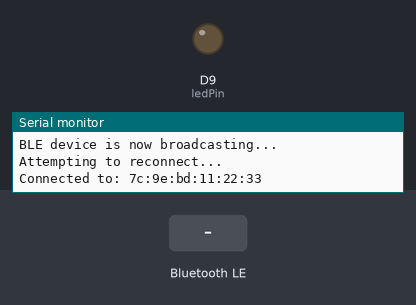
The sketch below on a simulated Arduino Nano 33 IoT. Parts: output pins drawn as LEDs (lit = HIGH), the last lines printed to the serial monitor. The inputs (shaded band) are chosen by the test bench. Nothing arrives over Bluetooth unless stated; a phone connects over Bluetooth LE 3 s after start.

Above: at 6.8 s.
6.9 s: Bluetooth LE write "1" received
At 7.5 s:
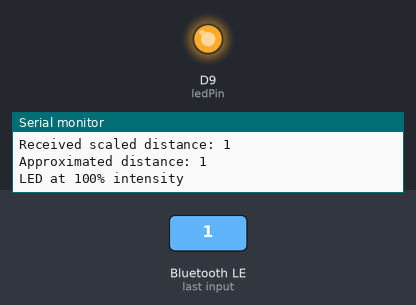
Timing chart, 0 to 9.9 s (numbered marks = the images above; inputs shaded):
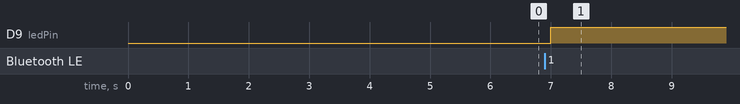

The sketch:

ParkingActuatingSystem.ino
```cpp
#include <ArduinoBLE.h>

const int ledPin = 9;
BLEService parkingService("180A"); // Defining the BLE Service
BLEUnsignedCharCharacteristic distanceChar("2A06", BLERead | BLENotify | BLEWrite); // Defining the BLE Characteristic

void setup() {
  Serial.begin(9600);
  while (!Serial);

  pinMode(ledPin, OUTPUT);

  if (!BLE.begin()) {
    Serial.println("Failed to initialize BLE!");
    while (1);
  }

  BLE.setLocalName("CarActuator");
  BLE.setAdvertisedService(parkingService);
  parkingService.addCharacteristic(distanceChar);
  BLE.addService(parkingService);

  distanceChar.writeValue(0);
  BLE.advertise();

  Serial.println("BLE device is now broadcasting...");
}

void loop() {
  BLEDevice centralDevice = BLE.central();

  if (centralDevice) {
    Serial.print("Connected to: ");
    Serial.println(centralDevice.address());

    while (centralDevice.connected()) {
      if (distanceChar.written()) {
        int receivedValue = distanceChar.value(); // This is the scaled distance
        Serial.print("Received scaled distance: ");
        Serial.println(receivedValue);

        // Map the scaled distance back to the original distance range (0 to 500 cm)
        int actualDistance = map(receivedValue, 0, 255, 0, 500);
        Serial.print("Approximated distance: ");
        Serial.println(actualDistance);

        // Set LED intensity based on the actual distance
        if (actualDistance < 5) {
          analogWrite(ledPin, 255); // 100% intensity
          Serial.println("LED at 100% intensity");
        }
        else if (actualDistance < 10) {
          analogWrite(ledPin, 191); // 75% intensity
          Serial.println("LED at 75% intensity");
        }
        else if (actualDistance < 15) {
          analogWrite(ledPin, 128); // 50% intensity
          Serial.println("LED at 50% intensity");
        }
        else if (actualDistance < 20) {
          analogWrite(ledPin, 64); // 25% intensity
          Serial.println("LED at 25% intensity");
        }
        else if (actualDistance > 30) {
          analogWrite(ledPin, 0); // LED OFF
          Serial.println("LED OFF");
        }
      }
      delay(1000);
    }
    Serial.print("Disconnected from: ");
    Serial.println(centralDevice.address());
  }
  else {
    Serial.println("Attempting to reconnect...");
    BLE.advertise(); // Restart advertising
    delay(5000); // Wait for 5 seconds before retrying
  }
}
```

Measured:
- after the input at 6.9 s, D9 (ledPin): LOW → HIGH after 0.10 s
